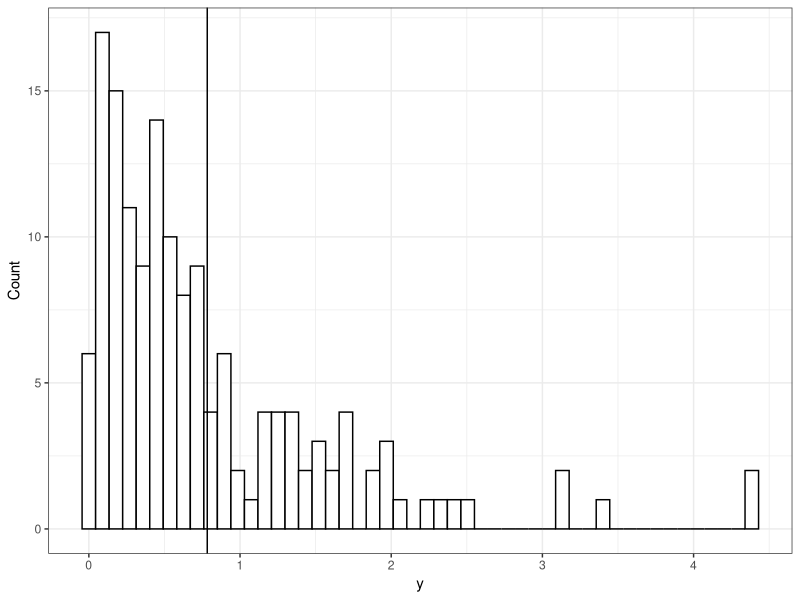
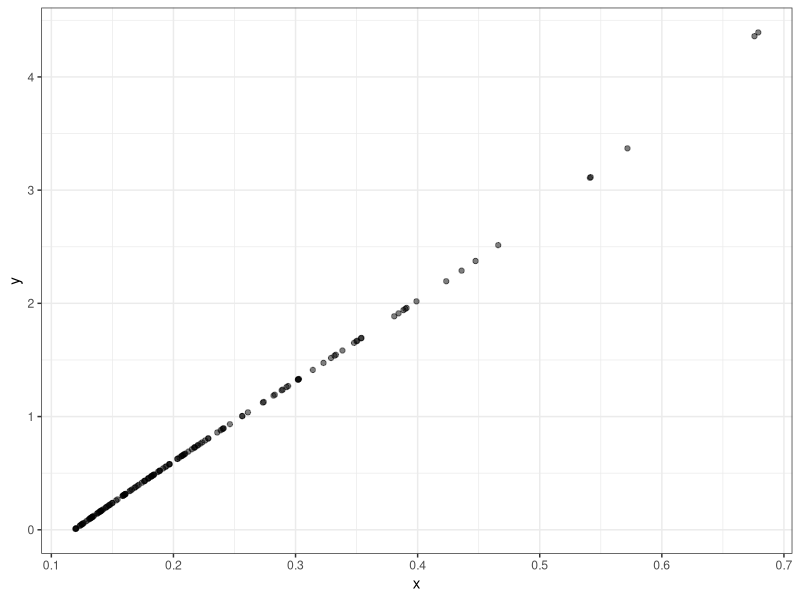
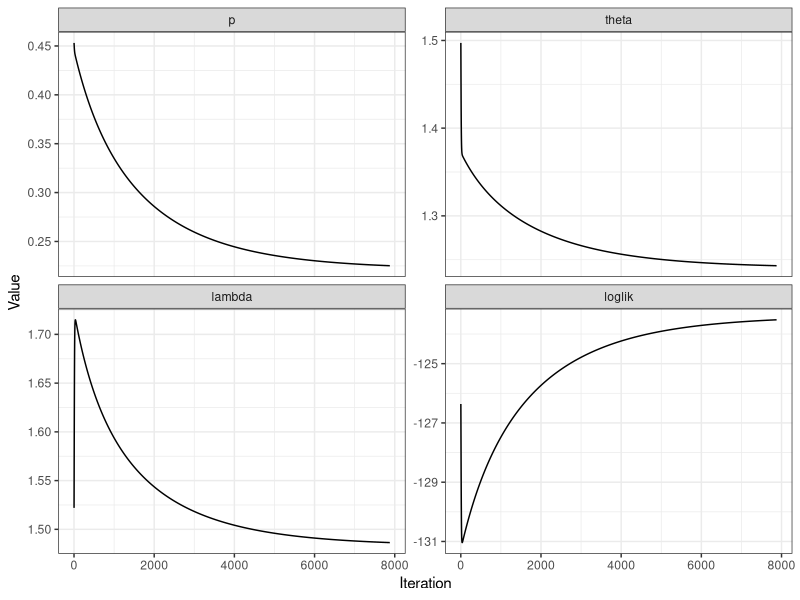
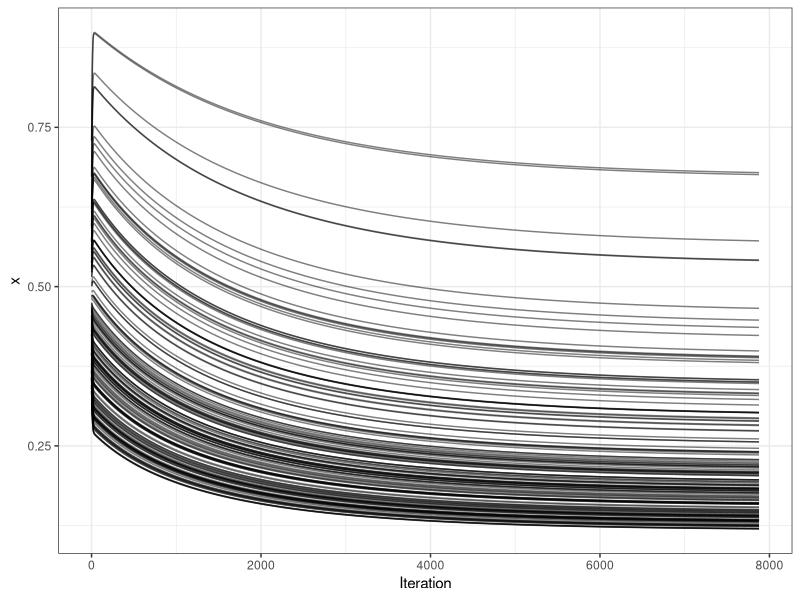

Reproduce these figures in R, in order.
# Set up -------------------------------------------------------------------------------------------

set.seed(1)

# packages
library(magrittr)
library(data.table)
library(ggplot2); theme_set(theme_bw())

# data
vec_sample <- read.table("data.txt") %>% unlist() %>% unname()

# Likelihood ---------------------------------------------------------------------------------------

pdf_theta <- function(y, theta, log = FALSE) {
  (theta * dgamma(y, shape = 1, rate = theta, log = log) +
    dgamma(y, shape = 2, rate = theta, log = log)) / (theta + 1)
}

pdf_lambda <- function(y, lambda, log = FALSE) {
  dgamma(y, shape = 1, rate = lambda, log = log)
}

pdf_p <- function(y, p, theta, lambda, log = FALSE) {
  p * pdf_theta(y, theta, log) + (1 - p) * pdf_lambda(y, lambda, log)
}

loglik_theta <- function(theta, y_agg) {
  2 * log(theta) - log(theta + 1) - theta * y_agg
}

loglik_theta.d <- function(theta, y_agg) {
  2 * theta^(-1) - (theta + 1)^(-1) - y_agg
}

loglik_theta.dd <- function(theta) {
  - 2 * theta^(-2) + (theta + 1)^(-2)
}


# Parameter estimation -----------------------------------------------------------------------------

## Theta -------------------------------------------------------------------------------------------

newton_raphson <- function(theta0 = 1, dl = loglik_theta.d, ddl = loglik_theta.dd, ...) {
  while (abs(round(step <- dl(theta0, ...) / ddl(theta0), 8)) > 0) {
    theta0 <- theta0 - step
  }
  theta0
}

## Lambda ------------------------------------------------------------------------------------------

lambda_argmax <- function(x, y) {
  (length(y) - sum(x)) / (sum(y) - sum(x * y))
}

## Pi ----------------------------------------------------------------------------------------------

p_argmax <- function(x) {
  mean(x)
}

## E of X ------------------------------------------------------------------------------------------

x_expectation <- function(y, p, theta, lambda) {
  p * pdf_theta(y, theta) / pdf_p(y, p, theta, lambda)
}

# RNG ----------------------------------------------------------------------------------------------

my_exp <- function(n, theta) {
  -log(runif(n)) / theta
}

sample_pdf_theta <- function(n, theta) {
  y <- my_exp(n, theta)
  y_shape2 <- my_exp(sum(runif(n, 0, theta + 1) < 1), theta)
  y + c(y_shape2, rep(0, length(y) - length(y_shape2)))
}

# Parametric bootstrap -----------------------------------------------------------------------------

se_theta <- function(y, B = 1e4, theta_hat) {
  n <- length(y)
  boot <- replicate(B, newton_raphson(y_agg = mean(sample_pdf_theta(n, theta_hat))))
  sqrt(mean((boot - mean(boot))^2))
}

# EM -----------------------------------------------------------------------------------------------

em <- function(y, p0 = 0.5, theta0 = 1, lambda0 = 1) {

  # monitoring
  i = 1
  dt_params <- data.table(id = seq_len(8000), p = 0, theta = 0, lambda = 0, loglik = 0,
                          xi = vector("list", 8000))

  # convergence
  ll1 <- -300; ll2 <- -200

  while(round(abs((ll2 - ll1) / ll2), 6) > 0) {

    # convergence based on observed likelihood 1
    ll1 <- ll2

    # expectation
    x <- x_expectation(y, p0, theta0, lambda0)

    # maximization
    p0 <- p_argmax(x)
    lambda0 <- lambda_argmax(x, y)
    theta0 <- newton_raphson(y_agg = sum(x * y) / sum(x))

    # convergence based on observed likelihood 2
    ll2 <- sum(pdf_p(y, p0, theta0, lambda0, log = TRUE))

    # monitoring
    dt_params[i, c("p", "theta", "lambda", "loglik", "xi") := .(p0, theta0, lambda0, ll2, list(x))]
    i <- i + 1
  }
  dt_params <- dt_params[!sapply(xi, is.null),]
  list(p_hat = p0, theta_hat = theta0, lambda_hat = lambda0, x = x, monitoring = dt_params)
}

# Application --------------------------------------------------------------------------------------

## 1 -----------------------------------------------------------------------------------------------

theta_hat <- newton_raphson(y_agg = mean(vec_sample))

## 2 -----------------------------------------------------------------------------------------------

theta_hat.se <- se_theta(vec_sample, B = 1e4, theta_hat)

## 3 -----------------------------------------------------------------------------------------------

em.run <- em(vec_sample, p0 = 0.5, theta0 = 1, lambda0 = 1)

# Plots --------------------------------------------------------------------------------------------

## Data --------------------------------------------------------------------------------------------

p1 <- ggplot(data.table(y = vec_sample), aes(y)) +
  geom_histogram(color = "black", fill = "white", bins = 50) +
  geom_vline(xintercept = mean(vec_sample)) +
  ylab("Count")

## Animation of theta ------------------------------------------------------------------------------

# fps <- 30
# seconds <- 20

# p <- ggplot(data.frame(x = 1)) +
#   xlim(0, 15) +
#   ylim(0, 5)

# png("/tmp/gif-part%04d.png", width = 1600, height = 1200)
# for (i in exp(seq(log(0.01), log(100), length = fps * seconds))) {
#   print(
#     p +
#       geom_function(fun = pdf_theta, args = list(theta = i), n = 501) +
#       labs(title = paste("theta:", i))
#   )
# }
# dev.off()

# paste("ffmpeg -r", fps, "-i /tmp/gif-part%04d.png output.mp4") %>%
#   system()

## EM ----------------------------------------------------------------------------------------------

### x and y ----------------------------------------------------------------------------------------

p2 <- ggplot(data.table(x = em.run$x, y = vec_sample), aes(x, y)) +
  geom_point(alpha = 0.5)

### Convergence ------------------------------------------------------------------------------------

dt_monitoring <- em.run$monitoring

p3 <- melt(dt_monitoring, id.vars = c("id", "xi")) %>%
  ggplot(aes(id, value)) +
  geom_line() +
  facet_wrap("variable", scales = "free_y") +
  xlab("Iteration") + ylab("Value")

p4 <- dt_monitoring[, do.call(cbind, xi)] %>%
  as.data.table() %>%
  .[, id := seq_len(.N)] %>%
  melt(id.vars = "id") %>%
  .[, variable := as.numeric(factor(variable))] %>%
  ggplot(aes(variable, value, group = id)) +
  geom_line(alpha = 0.5) +
  xlab("Iteration") + ylab("x")

